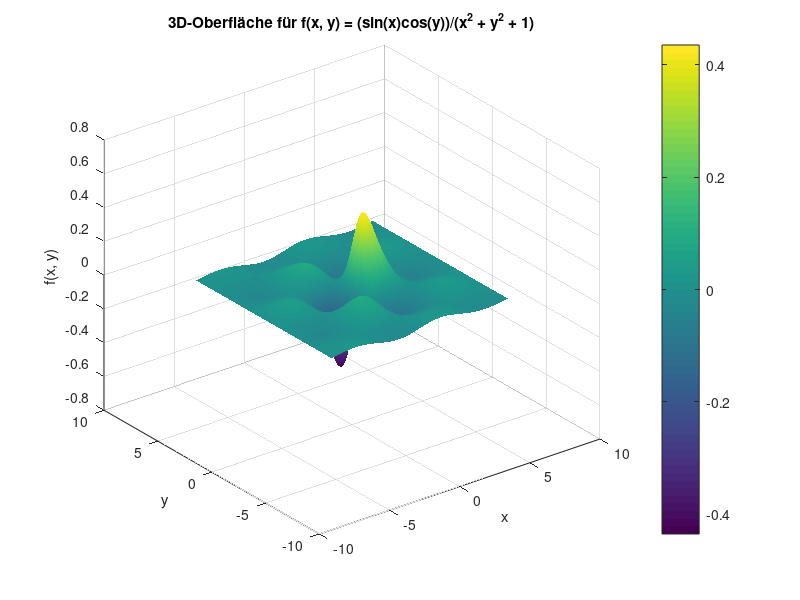

Source code (MATLAB):
% Definieren der Funktion
f = @(x, y) (sin(x) .* cos(y)) ./ (x.^2 + y.^2 + 1);

% Bereich der x- und y-Werte
x = linspace(-2*pi, 2*pi, 100);
y = linspace(-2*pi, 2*pi, 100);
[X, Y] = meshgrid(x, y);
Z = f(X, Y);

% Erstellen eines 3D-Oberflächendiagramms
figure;
surf(X, Y, Z);
xlabel('x');
ylabel('y');
zlabel('f(x, y)');
title('3D-Oberfläche für f(x, y) = (sin(x)cos(y))/(x^2 + y^2 + 1)');
shading interp;
colorbar;
pause;
